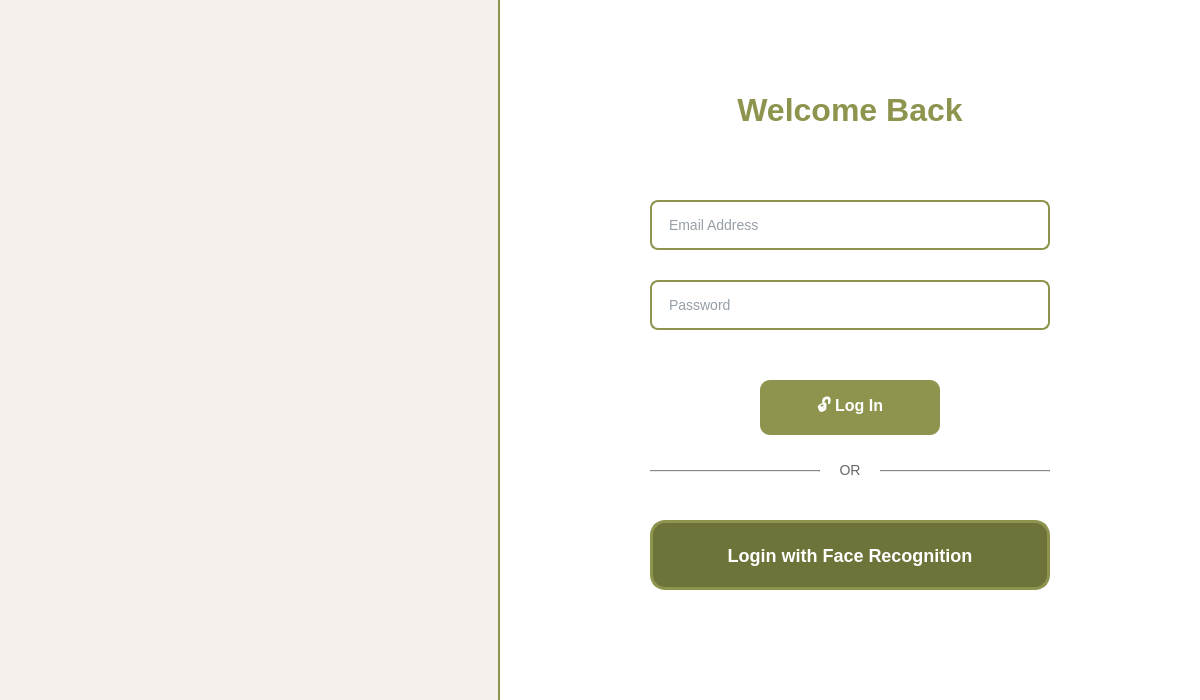
<?xml version="1.0" encoding="UTF-8"?>
<ui version="4.0">
 <class>LoginWindow</class>
 <widget class="QMainWindow" name="LoginWindow">
  <property name="geometry">
   <rect>
    <x>0</x>
    <y>0</y>
    <width>1200</width>
    <height>700</height>
   </rect>
  </property>
  <property name="windowTitle">
   <string>EcoLoop - Login</string>
  </property>
  <property name="styleSheet">
   <string notr="true">QMainWindow {
    background-color: #fcf7f3;
}

QLineEdit {
    background-color: white;
    border: 2px solid #8e944e;
    border-radius: 8px;
    padding: 12px 15px;
    font-size: 14px;
    color: #2C3E50;
}

QLineEdit:focus {
    border: 2px solid #6d7339;
    background-color: #F8FFF9;
}

QPushButton {
    background-color: #8e944e;
    color: white;
    border: none;
    border-radius: 10px;
    padding: 15px 30px;
    font-size: 16px;
    font-weight: bold;
}

QPushButton:hover {
    background-color: #6d7339;
}

QPushButton:pressed {
    background-color: #6d7339;
}

QLabel {
    color: #2C3E50;
    font-size: 14px;
}</string>
  </property>
  <widget class="QWidget" name="centralwidget">
   <widget class="QWidget" name="leftPanel" native="true">
    <property name="geometry">
     <rect>
      <x>0</x>
      <y>0</y>
      <width>500</width>
      <height>700</height>
     </rect>
    </property>
    <property name="styleSheet">
     <string notr="true">QWidget#leftPanel {
    background-color: #f5f0eb;
    border-right: 2px solid #8e944e;
}</string>
    </property>
    <widget class="QLabel" name="decorativeImage">
     <property name="geometry">
      <rect>
       <x>30</x>
       <y>30</y>
       <width>421</width>
       <height>571</height>
      </rect>
     </property>
     <property name="styleSheet">
      <string notr="true">QLabel {
    background-color: transparent;
}</string>
     </property>
     <property name="text">
      <string/>
     </property>
     <property name="pixmap">
      <pixmap resource="resources.qrc">:/images/login_background.png</pixmap>
     </property>
     <property name="scaledContents">
      <bool>true</bool>
     </property>
     <property name="alignment">
      <set>Qt::AlignmentFlag::AlignCenter</set>
     </property>
    </widget>
   </widget>
   <widget class="QWidget" name="rightPanel" native="true">
    <property name="geometry">
     <rect>
      <x>500</x>
      <y>0</y>
      <width>700</width>
      <height>700</height>
     </rect>
    </property>
    <property name="styleSheet">
     <string notr="true">QWidget#rightPanel {
    background-color: white;
}</string>
    </property>
    <widget class="QLabel" name="welcomeLabel">
     <property name="geometry">
      <rect>
       <x>150</x>
       <y>80</y>
       <width>400</width>
       <height>60</height>
      </rect>
     </property>
     <property name="styleSheet">
      <string notr="true">QLabel {
    font-size: 32px;
    font-weight: bold;
    color: #8e944e;
}</string>
     </property>
     <property name="text">
      <string>Welcome Back</string>
     </property>
     <property name="alignment">
      <set>Qt::AlignmentFlag::AlignCenter</set>
     </property>
    </widget>
    <widget class="QLineEdit" name="emailLineEdit">
     <property name="geometry">
      <rect>
       <x>150</x>
       <y>200</y>
       <width>400</width>
       <height>50</height>
      </rect>
     </property>
     <property name="placeholderText">
      <string>Email Address</string>
     </property>
    </widget>
    <widget class="QLineEdit" name="passwordLineEdit">
     <property name="geometry">
      <rect>
       <x>150</x>
       <y>280</y>
       <width>400</width>
       <height>50</height>
      </rect>
     </property>
     <property name="echoMode">
      <enum>QLineEdit::EchoMode::Password</enum>
     </property>
     <property name="placeholderText">
      <string>Password</string>
     </property>
    </widget>
    <widget class="QPushButton" name="loginButton">
     <property name="geometry">
      <rect>
       <x>260</x>
       <y>380</y>
       <width>180</width>
       <height>55</height>
      </rect>
     </property>
     <property name="styleSheet">
      <string notr="true">QPushButton {
    background-color: #8e944e;
    color: white;
    border-radius: 10px;
    font-size: 16px;
    font-weight: bold;
}

QPushButton:hover {
    background-color: #6d7339;
}

QPushButton:pressed {
    background-color: #6d7339;
}</string>
     </property>
     <property name="text">
      <string>🔓 Log In</string>
     </property>
    </widget>
    <widget class="QFrame" name="dividerLine">
     <property name="geometry">
      <rect>
       <x>150</x>
       <y>470</y>
       <width>170</width>
       <height>2</height>
      </rect>
     </property>
     <property name="styleSheet">
      <string notr="true">QFrame {
    background-color: #CCCCCC;
}</string>
     </property>
     <property name="frameShape">
      <enum>QFrame::Shape::HLine</enum>
     </property>
     <property name="frameShadow">
      <enum>QFrame::Shadow::Sunken</enum>
     </property>
    </widget>
    <widget class="QLabel" name="orLabel">
     <property name="geometry">
      <rect>
       <x>330</x>
       <y>455</y>
       <width>40</width>
       <height>30</height>
      </rect>
     </property>
     <property name="styleSheet">
      <string notr="true">QLabel {
    font-size: 14px;
    color: #666666;
    background-color: white;
}</string>
     </property>
     <property name="text">
      <string>OR</string>
     </property>
     <property name="alignment">
      <set>Qt::AlignmentFlag::AlignCenter</set>
     </property>
    </widget>
    <widget class="QFrame" name="dividerLine2">
     <property name="geometry">
      <rect>
       <x>380</x>
       <y>470</y>
       <width>170</width>
       <height>2</height>
      </rect>
     </property>
     <property name="styleSheet">
      <string notr="true">QFrame {
    background-color: #CCCCCC;
}</string>
     </property>
     <property name="frameShape">
      <enum>QFrame::Shape::HLine</enum>
     </property>
     <property name="frameShadow">
      <enum>QFrame::Shadow::Sunken</enum>
     </property>
    </widget>
    <widget class="QPushButton" name="faceRecognitionButton">
     <property name="geometry">
      <rect>
       <x>150</x>
       <y>520</y>
       <width>400</width>
       <height>70</height>
      </rect>
     </property>
     <property name="styleSheet">
      <string notr="true">QPushButton {
    background-color: #6d7339;
    color: white;
    border-radius: 15px;
    font-size: 18px;
    font-weight: bold;
    border: 3px solid #8e944e;
}

QPushButton:hover {
    background-color: #5a5f2f;
    border: 3px solid #6d7339;
}

QPushButton:pressed {
    background-color: #4a4f25;
}</string>
     </property>
     <property name="text">
      <string>Login with Face Recognition</string>
     </property>
     <property name="icon">
      <iconset resource="resources.qrc">
       <normaloff>:/images/face_scan_icon.png</normaloff>:/images/face_scan_icon.png</iconset>
     </property>
     <property name="iconSize">
      <size>
       <width>40</width>
       <height>40</height>
      </size>
     </property>
    </widget>
   </widget>
  </widget>
 </widget>
 <resources>
  <include location="resources.qrc"/>
 </resources>
 <connections/>
</ui>
